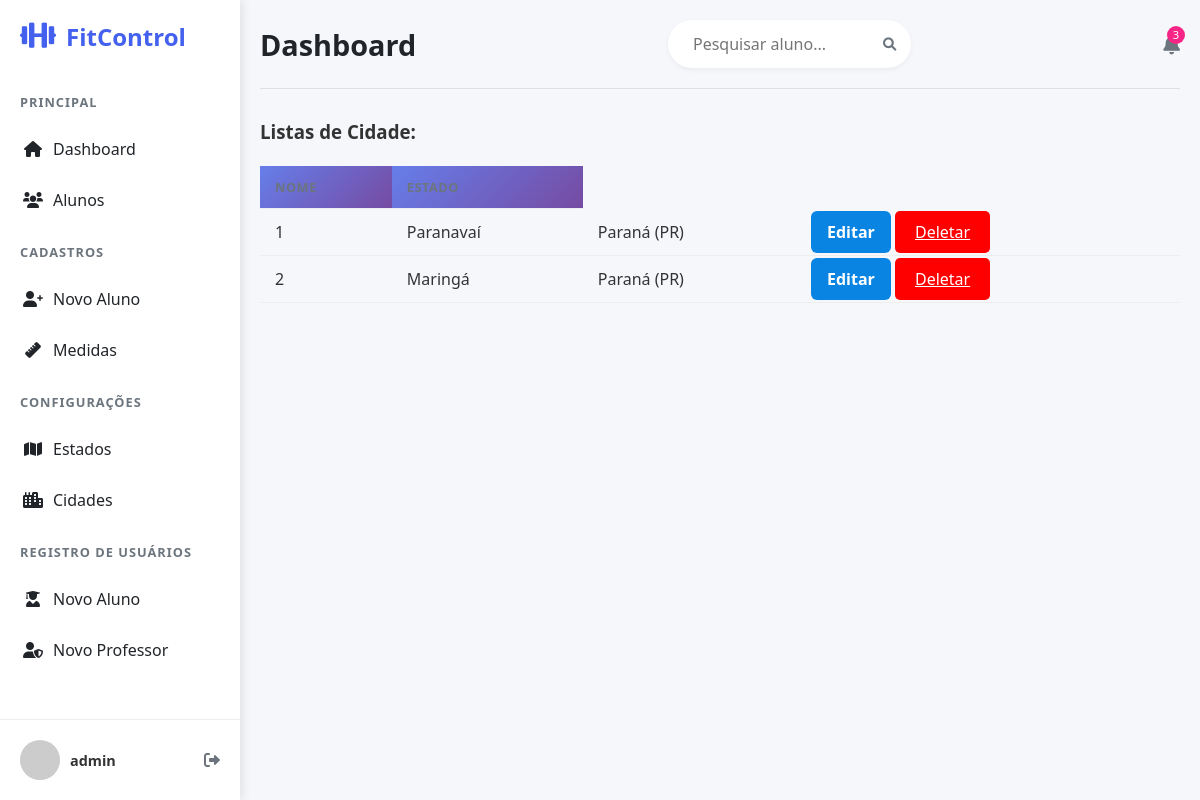
The page /usuarios/listar/cidade/ (signed in) on the database as committed earlier.
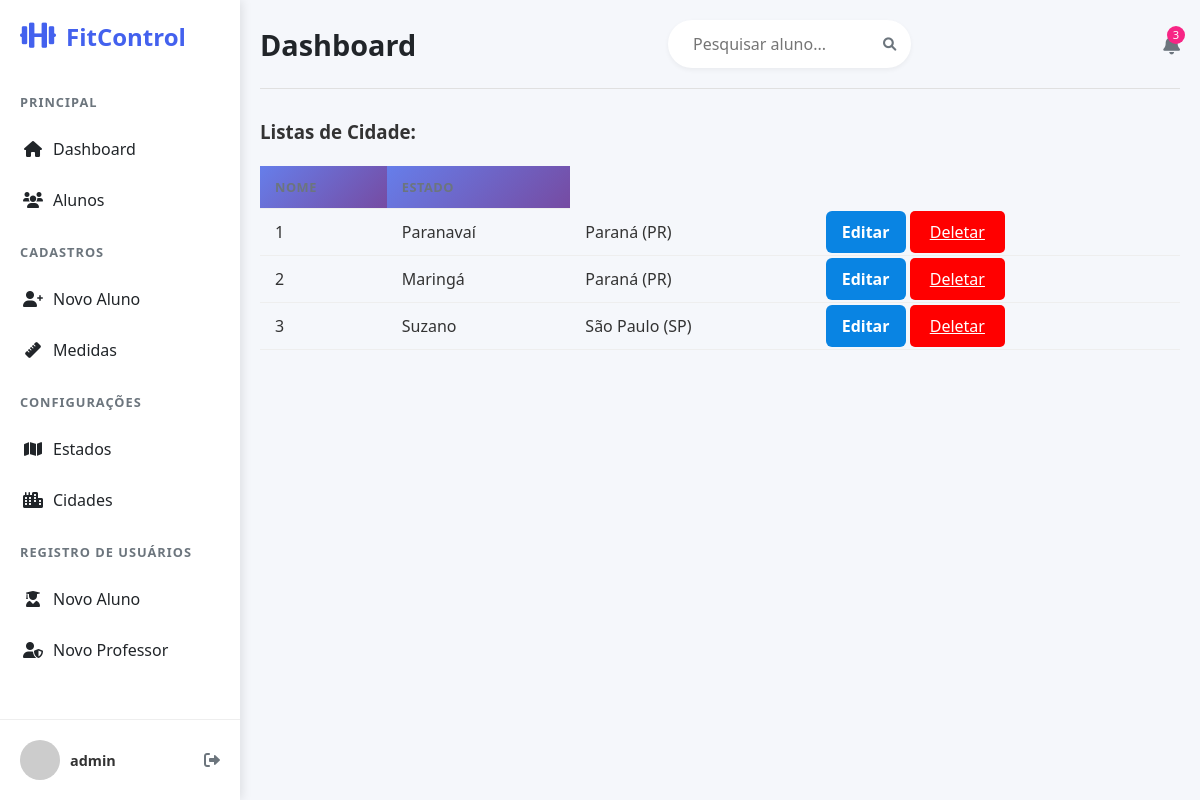
The same page on the database as committed later.
### usuarios/models.py (models this page shows, shortened)
class Cidade(models.Model):
    nome = models.CharField(max_length=30, verbose_name="Nome da Cidade")
    estado = models.ForeignKey(Estado, on_delete=models.PROTECT, verbose_name="Estado")

class Estado(models.Model):
    nome = models.CharField(max_length=30, verbose_name="Nome do Estado")
    sigla = models.CharField(max_length=2, verbose_name="Sigla do Estado")
    def __str__(self):
        return f'{self.nome} ({self.sigla})'

### usuarios/views.py (the view)
# urls.py: path('listar/cidade/', CidadeList.as_view(), name='listar_cidade'),
class CidadeList(LoginRequiredMixin, ListView):
    model = Cidade
    template_name = 'cadastros/listas/cidade.html'

### usuarios/templates/cadastros/listas/cidade.html (shortened to what this page needs)
{% extends 'paginas/modelo.html' %}
{% load static %}
{% block conteudo %}
<h3>Listas de Cidade:</h3>
<br>
<div>
    <table class= "table table-striped">
        <tr>
            <th>Nome</th>
            <th>Estado</th>
        </tr>
        {% for cidade in object_list%}
        <tr>
            <td>{{ cidade.id }}</td>
            <td>{{ cidade.nome }}</td>
            <td>{{ cidade.estado }}</td>
            <td>
                <a class="btn btn-primary" href="{% url 'editar_cidade' cidade.id %}" title="Editar">Editar</a>
                <a class="btn-danger" href="{% url 'excluir_cidade' cidade.id %}" title="Excluir">Deletar</a>
            </td>
        </tr>
        {% empty %}
        <tr>
            <td>Nenhuma Cidade registrado.</td>
        </tr>
        {% endfor %}
</table>
</div>
{% endblock%}

### paginas/templates/paginas/modelo.html (shortened to what this page needs)
{% load static %}
<!DOCTYPE html>
<html lang="pt-BR">
<head>
    <link rel="stylesheet" href="{% static 'css/main.css' %}">
    <link rel="stylesheet" href="{% static 'css/form_cadastro.css' %}">
    <link rel="stylesheet" href="{% static 'css/aluno_form.css' %}">
    <link rel="stylesheet" href="{% static 'css/lista.css' %}">
    <link rel="stylesheet" href="https://cdnjs.cloudflare.com/ajax/libs/font-awesome/6.0.0-beta3/css/all.min.css">
</head>
<body>
    <div class="container">
        {%block menu%}
        <aside class="sidebar">
            <div class="logo">
                <i class="fas fa-dumbbell"></i>
                <span>FitControl</span>
            </div>
            <nav class="menu">
                <div class="menu-section">
                    <h4>Principal</h4>
                    <ul>
                        <li><a href="{% url 'index' %}"><i class="fas fa-home"></i> Dashboard</a></li>
                        <li><a href="{% url 'listar_alunos' %}"><i class="fas fa-users"></i> Alunos</a></li>
                    </ul>
                </div>
                <div class="menu-section">
                    <h4>Cadastros</h4>
                    <ul>
                        <li><a href="{% url 'cadastrar_aluno' %}"><i class="fas fa-user-plus"></i> Novo Aluno</a></li>
                        <li><a href="{% url 'cadastrar_medidas' %}"><i class="fas fa-ruler"></i> Medidas</a></li>
                    </ul>
                </div>
                <div class="menu-section">
                    <h4>Configurações</h4>
                    <ul>
                        <li><a href="{% url 'cadastrar_estado' %}"><i class="fas fa-map"></i> Estados</a></li>
                        <li><a href="{% url 'cadastrar_cidade' %}"><i class="fas fa-city"></i> Cidades</a></li>
                    </ul>
                </div>
                <div class="menu-section">
                    <h4>Registro de Usuários</h4>
                    <ul>
                        <li><a href="{% url 'registro_aluno' %}"><i class="fas fa-user-graduate"></i> Novo Aluno</a></li>
                        <li><a href="{% url 'registro_professor' %}"><i class="fas fa-user-shield"></i> Novo Professor</a></li>
                    </ul>
                </div>
            </nav>
            <div class="user-profile">
                <img src="https://randomuser.me/api/portraits/men/32.jpg" alt="Personal Trainer">
                <div class="user-info">
                     <strong>{{ request.user }}</strong>
                </div>
                <a href="{% url 'logout' %}" class="logout-btn" title="Sair">
                    <i class="fas fa-sign-out-alt"></i>
                </a>
            </div>
        </aside>
        {%endblock%}
        {% block procurar%}
        <main class="main-content">
            <header class="top-bar">
                {%block tituloprocurar%}
                <h1>Dashboard</h1>
                {%endblock%}
                <div class="search-bar">
                    <input type="text" placeholder="Pesquisar aluno...">
                    <button><i class="fas fa-search"></i></button>
                </div>
                <div class="notifications">
                    <button><i class="fas fa-bell"></i></button>
                    <span class="badge">3</span>
                </div>
            </header>
        {%endblock%}
        {%block conteudo%}
        {%endblock%}
    </div>
</body>
</html>

### static/css/main.css (style rules this page uses)
* { margin: 0; padding: 0; box-sizing: border-box; font-family: 'Segoe UI', Tahoma, Geneva, Verdana, sans-serif; }
body { background-color: #f5f5f5; color: #333; }
:root { --primary-color: #4361ee; --secondary-color: #3f37c9; --accent-color: #4895ef; --success-color: #4cc9f0; --danger-color: #f72585; --warning-color: #f8961e; --info-color: #43aa8b; --light-color: #f8f9fa; --dark-color: #212529; --gray-color: #6c757d; --sidebar-width: 250px; }
.container { display: flex; min-height: 100vh; }
.sidebar { width: var(--sidebar-width); background-color: #fff; box-shadow: 2px 0 10px rgba(0, 0, 0, 0.1); display: flex; flex-direction: column; z-index: 100; }
.logo { display: flex; align-items: center; padding: 20px; font-size: 1.5rem; font-weight: bold; color: var(--primary-color); }
.logo i { margin-right: 10px; font-size: 1.8rem; }
.menu { flex: 1; padding: 20px 0; overflow-y: auto; }
.menu-section { margin-bottom: 20px; }
.menu-section h4 { padding: 0 20px 10px; color: var(--gray-color); font-size: 0.8rem; text-transform: uppercase; letter-spacing: 1px; }
.menu ul { list-style: none; }
.menu li { margin: 5px 0; }
.menu li a { display: flex; align-items: center; padding: 12px 20px; color: var(--dark-color); text-decoration: none; transition: all 0.3s; border-left: 3px solid transparent; }
.menu li a i { margin-right: 10px; width: 20px; text-align: center; }
.user-profile { display: flex; align-items: center; padding: 20px; border-top: 1px solid #eee; position: relative; }
.user-profile img { width: 40px; height: 40px; border-radius: 50%; object-fit: cover; margin-right: 10px; }
.user-info { flex: 1; }
.user-info strong { display: block; font-size: 0.9rem; }
.logout-btn { background: none; border: none; color: var(--gray-color); cursor: pointer; font-size: 1rem; transition: color 0.3s; }
.main-content { flex: 1; padding: 20px; overflow-y: auto; background-color: #f5f7fb; }
.top-bar { display: flex; justify-content: space-between; align-items: center; margin-bottom: 30px; padding-bottom: 20px; border-bottom: 1px solid #e0e0e0; }
.top-bar h1 { font-size: 1.8rem; color: var(--dark-color); }
.search-bar { display: flex; align-items: center; background-color: #fff; border-radius: 30px; padding: 8px 15px; box-shadow: 0 2px 5px rgba(0, 0, 0, 0.05); }
.search-bar input { border: none; outline: none; padding: 5px 10px; width: 200px; }
.search-bar button { background: none; border: none; color: var(--gray-color); cursor: pointer; }
.notifications { position: relative; }
.notifications button { background: none; border: none; color: var(--gray-color); font-size: 1.2rem; cursor: pointer; }
.notifications .badge { position: absolute; top: -5px; right: -5px; background-color: var(--danger-color); color: white; border-radius: 50%; width: 18px; height: 18px; display: flex; align-items: center; justify-content: center; font-size: 0.7rem; }
table { width: 100%; border-collapse: collapse; }
table th, table td { padding: 12px 15px; text-align: left; border-bottom: 1px solid #eee; }
table th { font-weight: 600; color: var(--gray-color); font-size: 0.8rem; text-transform: uppercase; letter-spacing: 0.5px; }

### static/css/form_cadastro.css (style rules this page uses)
:root { --sidebar-width: 240px; --content-gap: 32px; --card-bg: #ffffff; --accent: #0984e3; --muted: #6c757d; }
.btn-primary { padding: 12px 30px; background: #007bff; color: white; border: none; border-radius: 5px; cursor: pointer; font-size: 16px; font-weight: 600; transition: background 0.3s; }
.btn { background: var(--accent); color: #fff; padding: 10px 16px; border-radius: 6px; text-decoration: none; border: none; cursor: pointer; font-weight: 600; }

### static/css/aluno_form.css (style rules this page uses)
body { font-family: 'Segoe UI', Tahoma, Geneva, Verdana, sans-serif; background-color: #f5f7fb; margin: 0; padding: 0; color: #333; }
input, select, textarea { width: 100%; padding: 12px 15px; border: 1px solid #ddd; border-radius: 6px; font-size: 1rem; transition: border-color 0.3s; }
table { width: 100%; border-collapse: collapse; }
th { background: linear-gradient(135deg, #667eea 0%, #764ba2 100%); color: white; padding: 1rem; text-align: left; font-weight: 600; text-transform: uppercase; font-size: 0.875rem; letter-spacing: 0.5px; }
td { padding: 1rem; border-bottom: 1px solid #f0f0f0; vertical-align: middle; }

### static/css/lista.css (style rules this page uses)
.btn-danger { background-color: red; color: white; border: none; padding: 10px 20px; border-radius: 5px; cursor: pointer; transition: background-color 0.3s; }

Rows that differ between the two databases and show on the page:
added Cidade: id "3", nome "Suzano", estado "São Paulo (SP)"
